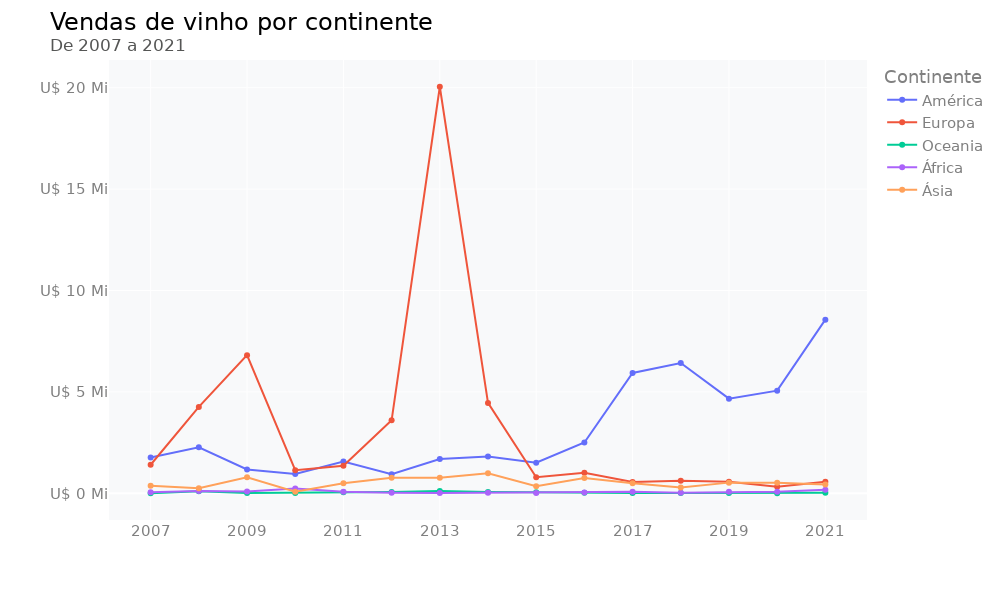

Notebook code cell kept with this figure:
### Code cell
# Importando a biblioteca
import plotly.express as px

fig = px.line(vendas_por_ano, x=vendas_por_ano.index, y=vendas_por_ano.columns, markers = True)

# Ajustando o layout do gráfico
fig.update_layout(width=1000, height=600, font_family = 'DejaVu Sans', font_size=15,
                  font_color= "grey", title_font_color= "black", title_font_size=24,
                  title_text='Vendas de vinho por continente' +
                             '<br><sup size=1 style="color:#555655">De 2007 a 2021</sup>',
                  xaxis_title='', yaxis_title='', plot_bgcolor= "#f8f9fa")

# Ajustando os ticks do eixo y para o formato em milhões
fig.update_yaxes(tickprefix="U$ ", ticksuffix=" Mi")

fig.update_xaxes(tickmode='array', tickvals=np.arange(2007,2022,2))

fig.show()

### Figure 1 — Plotly figure (JSON) as saved in the notebook; plotly's stock layout.template omitted (floating-point values rounded to 4 significant figures)
{"data": [{"hovertemplate": "Continente=América<br>Ano=%{x}<br>value=%{y}<extra></extra>", "legendgroup": "América", "line": {"color": "#636efa", "dash": "solid"}, "marker": {"symbol": "circle"}, "mode": "lines+markers", "name": "América", "orientation": "v", "showlegend": true, "type": "scatter", "x": ["2007", "2008", "2009", "2010", "2011", "2012", "2013", "2014", "2015", "2016", "2017", "2018", "2019", "2020", "2021"], "xaxis": "x", "y": [1.761, 2.267, 1.174, 0.9525, 1.561, 0.9375, 1.69, 1.811, 1.506, 2.502, 5.935, 6.426, 4.666, 5.059, 8.56], "yaxis": "y"}, {"hovertemplate": "Continente=Europa<br>Ano=%{x}<br>value=%{y}<extra></extra>", "legendgroup": "Europa", "line": {"color": "#EF553B", "dash": "solid"}, "marker": {"symbol": "circle"}, "mode": "lines+markers", "name": "Europa", "orientation": "v", "showlegend": true, "type": "scatter", "x": ["2007", "2008", "2009", "2010", "2011", "2012", "2013", "2014", "2015", "2016", "2017", "2018", "2019", "2020", "2021"], "xaxis": "x", "y": [1.406, 4.258, 6.81, 1.14, 1.359, 3.596, 20.05, 4.457, 0.7918, 1.014, 0.554, 0.6161, 0.5643, 0.3212, 0.5656], "yaxis": "y"}, {"hovertemplate": "Continente=Oceania<br>Ano=%{x}<br>value=%{y}<extra></extra>", "legendgroup": "Oceania", "line": {"color": "#00cc96", "dash": "solid"}, "marker": {"symbol": "circle"}, "mode": "lines+markers", "name": "Oceania", "orientation": "v", "showlegend": true, "type": "scatter", "x": ["2007", "2008", "2009", "2010", "2011", "2012", "2013", "2014", "2015", "2016", "2017", "2018", "2019", "2020", "2021"], "xaxis": "x", "y": [0.000281, 0.09928, 0.009195, 0.01796, 0.0487, 0.06486, 0.1058, 0.05738, 0.05149, 0.02327, 0.01564, 0.01247, 0.007514, 0.003963, 0.02644], "yaxis": "y"}, {"hovertemplate": "Continente=África<br>Ano=%{x}<br>value=%{y}<extra></extra>", "legendgroup": "África", "line": {"color": "#ab63fa", "dash": "solid"}, "marker": {"symbol": "circle"}, "mode": "lines+markers", "name": "África", "orientation": "v", "showlegend": true, "type": "scatter", "x": ["2007", "2008", "2009", "2010", "2011", "2012", "2013", "2014", "2015", "2016", "2017", "2018", "2019", "2020", "2021"], "xaxis": "x", "y": [0.04976, 0.1154, 0.08435, 0.2393, 0.07061, 0.01906, 0.01154, 0.02312, 0.01709, 0.03539, 0.06916, 0.02597, 0.07051, 0.07944, 0.1706], "yaxis": "y"}, {"hovertemplate": "Continente=Ásia<br>Ano=%{x}<br>value=%{y}<extra></extra>", "legendgroup": "Ásia", "line": {"color": "#FFA15A", "dash": "solid"}, "marker": {"symbol": "circle"}, "mode": "lines+markers", "name": "Ásia", "orientation": "v", "showlegend": true, "type": "scatter", "x": ["2007", "2008", "2009", "2010", "2011", "2012", "2013", "2014", "2015", "2016", "2017", "2018", "2019", "2020", "2021"], "xaxis": "x", "y": [0.3651, 0.2508, 0.793, 0.07699, 0.4981, 0.7668, 0.7703, 0.9886, 0.3425, 0.7572, 0.4927, 0.2832, 0.5242, 0.513, 0.435], "yaxis": "y"}], "layout": {"font": {"color": "grey", "family": "DejaVu Sans", "size": 15}, "height": 600, "legend": {"title": {"text": "Continente"}, "tracegroupgap": 0}, "margin": {"t": 60}, "plot_bgcolor": "#f8f9fa", "title": {"font": {"color": "black", "size": 24}, "text": "Vendas de vinho por continente<br><sup size=1 style=\"color:#555655\">De 2007 a 2021</sup>"}, "width": 1000, "xaxis": {"anchor": "y", "domain": [0, 1], "tickmode": "array", "tickvals": [2007, 2009, 2011, 2013, 2015, 2017, 2019, 2021], "title": {"text": ""}}, "yaxis": {"anchor": "x", "domain": [0, 1], "tickprefix": "U$ ", "ticksuffix": " Mi", "title": {"text": ""}}}}
